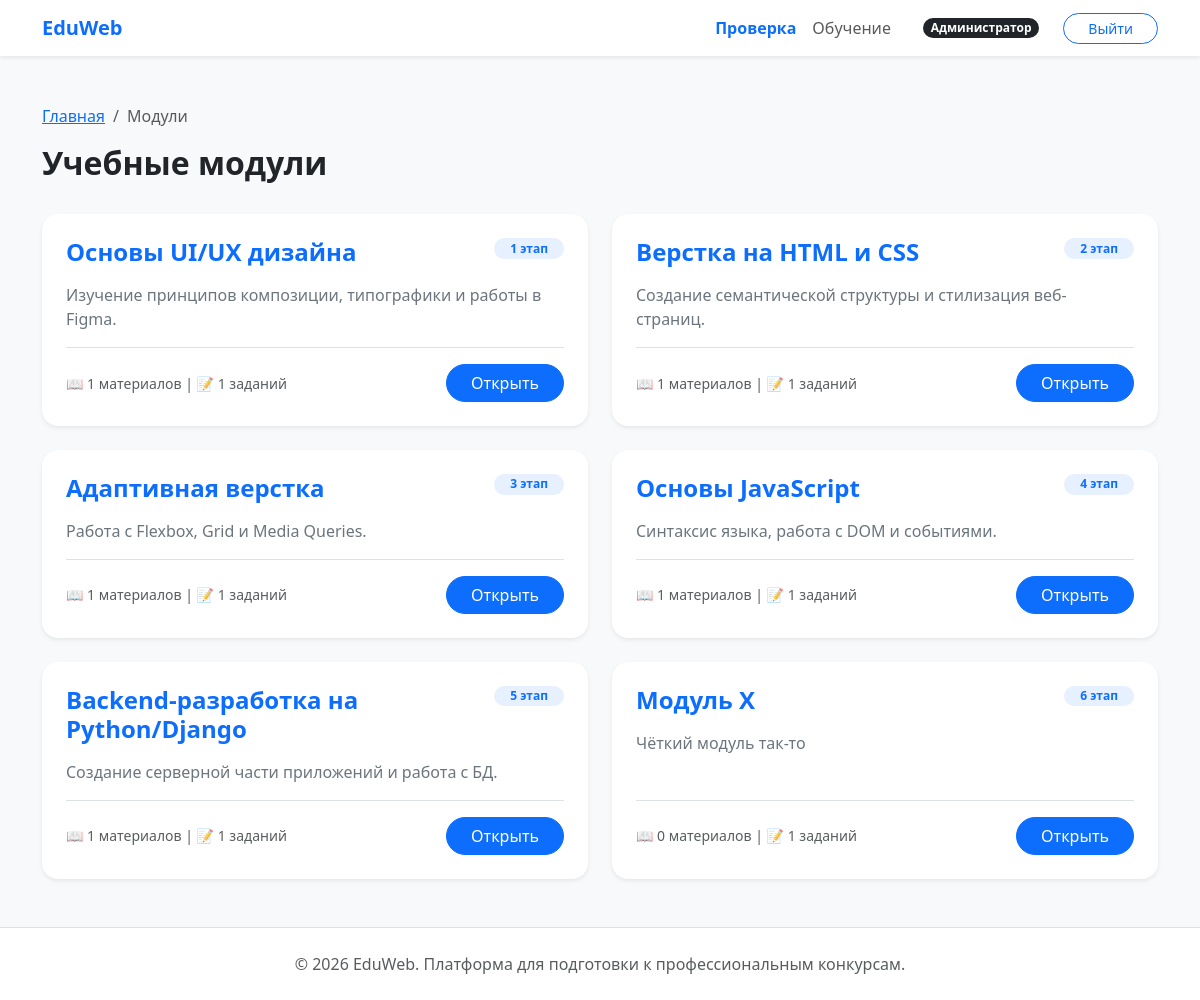
Before: /curriculum/modules/ (signed in) with the older database file.
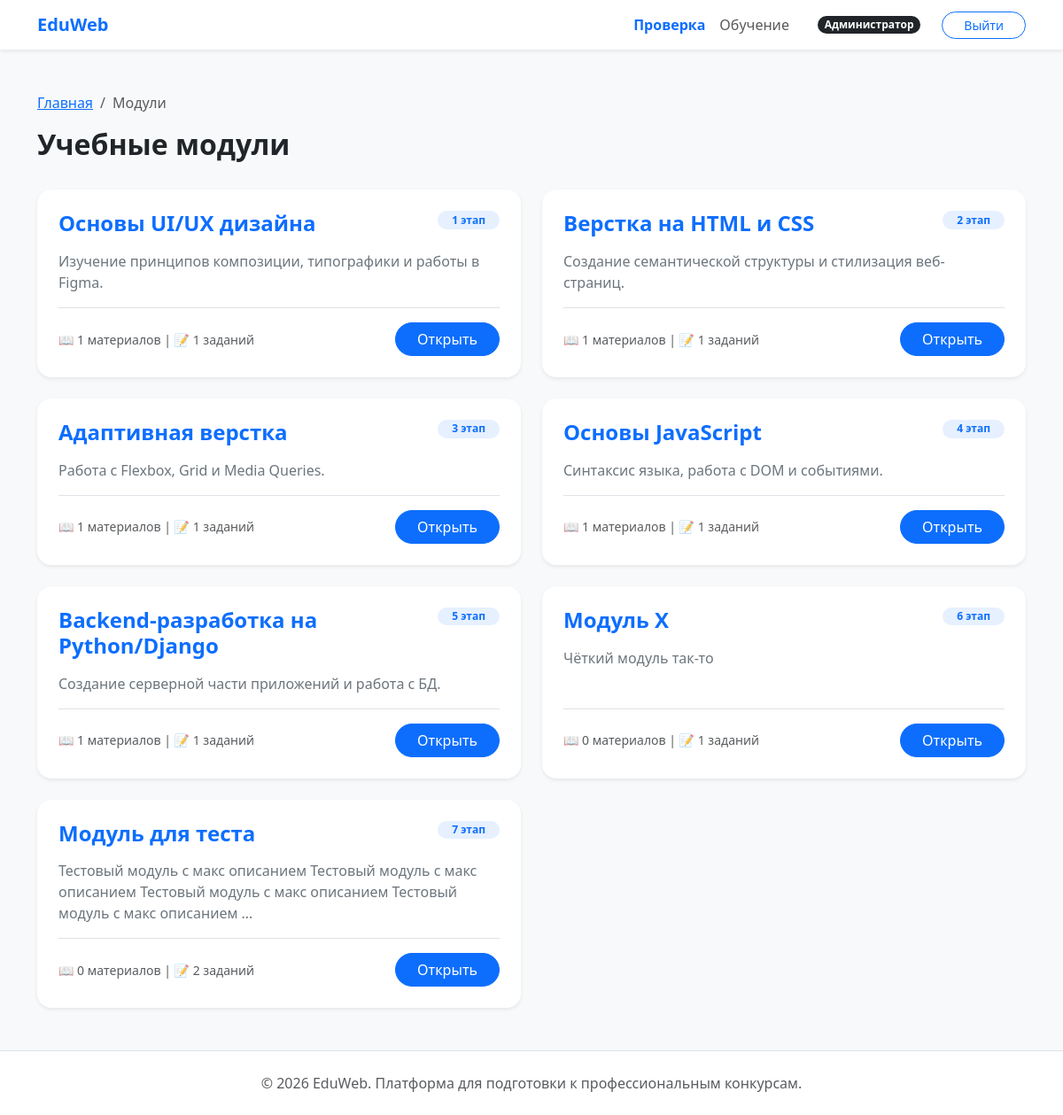
After: the same page with the newer database file.
### curriculum/models.py (models this page shows, shortened)
class Module(BaseModel):
    title = models.CharField(max_length=255, verbose_name="Название модуля")
    description = models.TextField(verbose_name="Описание модуля")
    order = models.PositiveIntegerField(default=0, verbose_name="Порядок отображения")
    class Meta:
        verbose_name = "Учебный модуль"
        verbose_name_plural = "Учебные модули"
        ordering = ["order"]

### curriculum/views.py (the view)
# urls.py: path("modules/", ModuleListView.as_view(), name="module_list"),
class ModuleListView(LoginRequiredMixin, ListView):
    model = Module
    template_name = "curriculum/module_list.html"
    context_object_name = "modules"
    def get_queryset(self):
        return Module.objects.annotate(
            materials_count=Count("materials"), tasks_count=Count("tasks")
        ).order_by("order")

### templates/curriculum/module_list.html (shortened to what this page needs)
{% extends 'base.html' %}
{% block content %}
<div class="row mb-4">
    <div class="col-12">
        <nav aria-label="breadcrumb">
            <ol class="breadcrumb">
                <li class="breadcrumb-item"><a href="{% url 'core:index' %}">Главная</a></li>
                <li class="breadcrumb-item active">Модули</li>
            </ol>
        </nav>
        <h2 class="fw-bold">Учебные модули</h2>
    </div>
</div>
<div class="row g-4">
    {% for module in modules %}
    <div class="col-md-6">
        <div class="card border-0 shadow-sm rounded-4 p-4 h-100">
            <div class="d-flex justify-content-between align-items-start mb-3">
                <h4 class="fw-bold text-accent mb-0">{{ module.title }}</h4>
                <span class="badge bg-primary bg-opacity-10 text-accent rounded-pill px-3">
                    {{ module.order }} этап
                </span>
            </div>
            <p class="text-secondary">{{ module.description|truncatewords:20 }}</p>
            <div class="mt-auto pt-3 border-top d-flex justify-content-between align-items-center">
                <small class="text-muted">
                    📖 {{ module.materials_count }} материалов | 📝 {{ module.tasks_count }} заданий
                </small>
                <a href="{% url 'curriculum:module_detail' module.id %}" class="btn btn-primary btn-rounded px-4">Открыть</a>
            </div>
        </div>
    </div>
    {% empty %}
    <div class="col-12 text-center py-5">
        <p class="text-secondary">Учебные модули пока не добавлены.</p>
    </div>
    {% endfor %}
</div>
{% endblock %}

Changed rows visible on the page:
added Module: title "Модуль для теста", order "7", description "Тестовый модуль с макс описанием Тестовый модуль с макс описанием Тестовый модуль с макс описанием Тестовый модуль с макс описанием …", materials_count "0", tasks_count "2"
